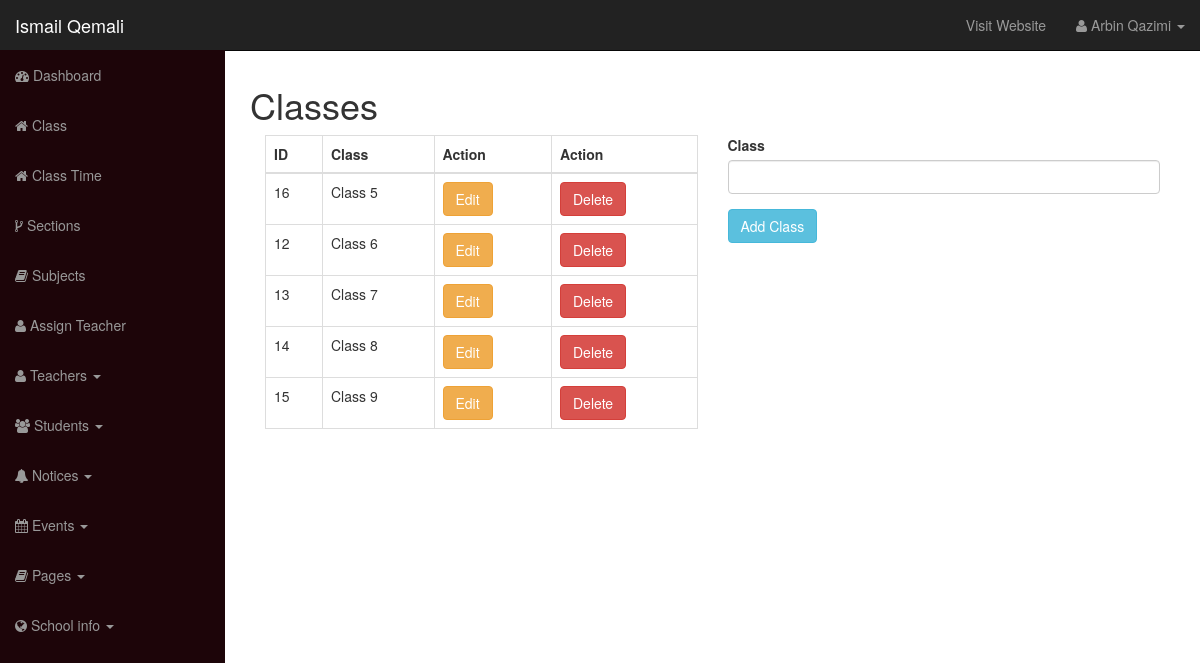
Before: /school-admin/class.php (signed in) with the older database file.
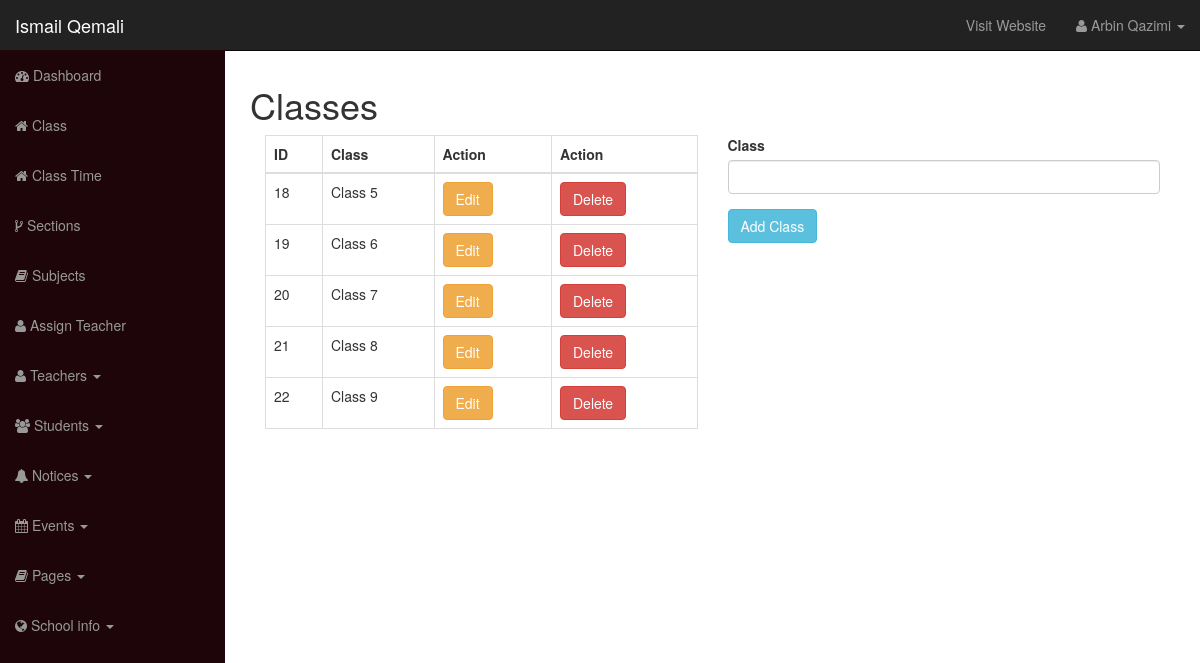
After: the same page with the newer database file.
### tables this page shows
CREATE TABLE `class` (
  `id` int(3) NOT NULL,
  `class` int(3) NOT NULL
);

### school-admin/class.php (the view, shortened to what this page needs)
<?php require_once "includes/header.php"; ?>
	<h1>Classes</h1>
		<div class="row">
			<div class="col-md-12">
				<div class="col-md-6">
					<table class="table table-bordered">
						<thead>
							<tr>
								<th>ID</th>
								<th>Class</th>
								<th>Action</th>
								<th>Action</th>
							</tr>
						</thead>
						<tbody>
							<?php
								$query = "SELECT * FROM class ORDER BY class ASC";
								$result = mysqli_query($conn, $query);
								while ($row = mysqli_fetch_assoc($result)) {
									echo "<tr>";
									echo "<td>".$row['id']."</td>";
									echo "<td>Class ".$row['class']."</td>";
									echo "<td><a href='class.php?edit_class=".$row['id']."' class='btn btn-warning'>Edit</a></td>";
									echo "<td><a href='class.php?delete_class=".$row['id']."' class='btn btn-danger'>Delete</a></td>";
									echo "</tr>";
								}
							?>
						</tbody>
					</table>
				</div>
				<?php if(isset($_GET['edit_class'])) { ?>
				<div class="col-md-6">
					<?php
						update_class($_GET['edit_class']);
						$query2 = "SELECT class FROM class WHERE id=".$_GET['edit_class'];
						$result2 = mysqli_query($conn, $query2);
						$row = mysqli_fetch_assoc($result2);
					?>
					<form action="" method="post">
						<div class="form-group">
							<label for="">Update Class</label>
							<input type="number" name="class" class="form-control" value="<?php echo $row['class']; ?>">
						</div>
						<div class="form-group">
							<input type="submit" name="class_update_submit" value="Update Class" class="btn btn-warning">
							<a href="class.php" class="btn btn-info">Cancel</a>
						</div>
					</form>
				</div>
				<?php } else { ?>
				<div class="col-md-6">
					<form action="" method="post">
						<div class="form-group">
							<label for="">Class</label>
							<input type="number" name="class" class="form-control">
						</div>
						<div class="form-group">
							<input type="submit" name="class_submit" value="Add Class" class="btn btn-info">
						</div>
					</form>
				</div>
				<?php } ?>
			</div>
		</div>
<?php require_once "includes/footer.php"; ?>

Changed rows visible on the page:
removed class: id "16", class "5"
removed class: id "12", class "6"
removed class: id "13", class "7"
removed class: id "14", class "8"
removed class: id "15", class "9"
added class: id "18", class "5"
added class: id "19", class "6"
added class: id "20", class "7"
added class: id "21", class "8"
added class: id "22", class "9"
